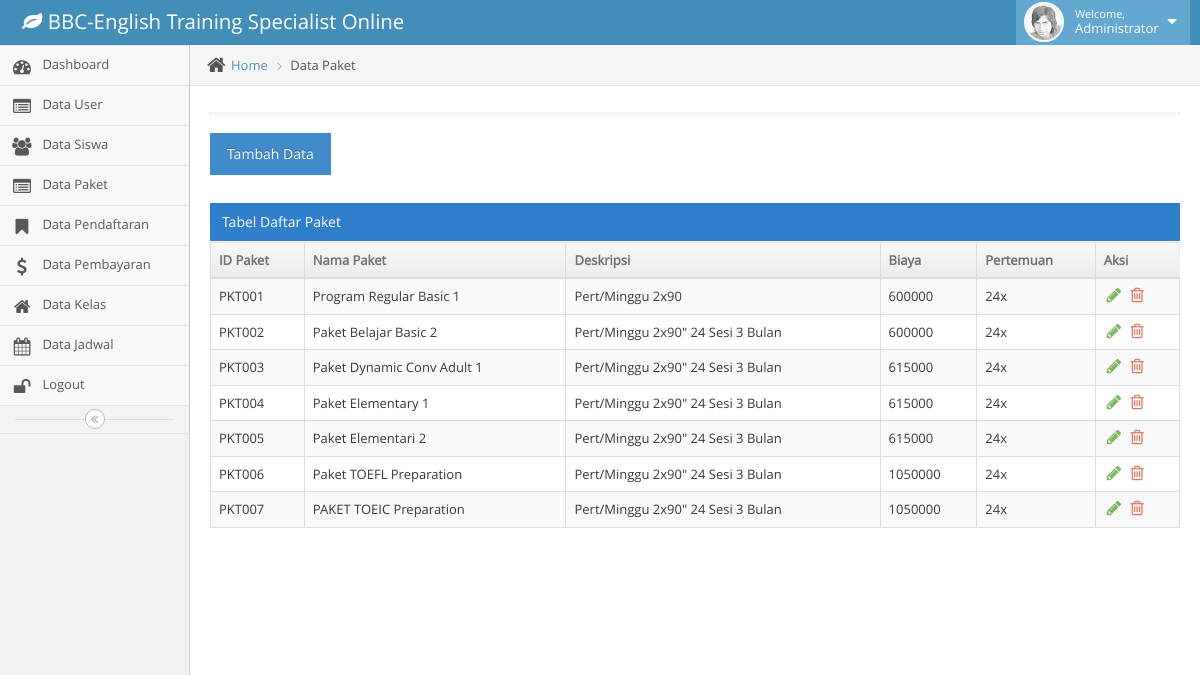
The app's page /admin/index.php?menu=paket (signed in) with its own data.
### tables this page shows
CREATE TABLE `mst_paket` (
  `id_paket` char(6) NOT NULL,
  `nama` varchar(100) NOT NULL,
  `deskripsi` text NOT NULL,
  `biaya` double NOT NULL,
  `pertemuan` int(11) NOT NULL
);

### admin/master-paket.php (the view, shortened to what this page needs)
<div class="main-content">
	<div class="main-content-inner">
		<div class="breadcrumbs ace-save-state" id="breadcrumbs">
			<ul class="breadcrumb">
				<li>
					<i class="ace-icon fa fa-home home-icon"></i>
					<a href="#">Home</a>
				</li>
				<li class="active">Data Paket</li>
			</ul>
		</div>
		<div class="page-content">
			<div class="row">
				<div class="col-xs-12">
					<div class="hr hr-18 dotted hr-double"></div>
					<a href="?menu=form-paket" class="btn btn-primary">Tambah Data</a><br /><br />
					<div class="row">
						<div class="col-xs-12">
							<div class="clearfix">
							</div>
							<div class="table-header">
								Tabel Daftar Paket
							</div>
							<div>
								<table id="dynamic-table" class="table table-striped table-bordered table-hover">
									<thead>
										<tr>
											<th>ID Paket</th>
											<th>Nama Paket</th>
											<th>Deskripsi</th>
											<th>Biaya</th>
											<th>Pertemuan</th>
											<th class="hidden-480">Aksi</th>
										</tr>
									</thead>
									<tbody>
										<?php
										$query = "select *from mst_paket";
										$data = mysql_query($query) or die(mysql_error());
										while ($row = mysql_fetch_array($data)) {
										?>
											<tr>
												<td><?php echo $row['id_paket']; ?></td>
												<td><?php echo $row['nama']; ?></td>
												<td><?php echo $row['deskripsi']; ?></td>
												<td><?php echo $row['biaya']; ?></td>
												<td><?php echo $row['pertemuan']; ?>x</td>
												<td>
													<div class="hidden-sm hidden-xs action-buttons">
														<a class="green" href="?menu=form-paket&id=<?php echo $row['id_paket']; ?>&aksi=ubah">
															<i class="ace-icon fa fa-pencil bigger-130"></i>
														</a>
														<a class="red" onclick="return confirm('Anda yakin ingin menghapus paket ini?')" href="proses-paket.php?aksi=hapus&id=<?php echo $row['id_paket']; ?>">
															<i class="ace-icon fa fa-trash-o bigger-130"></i>
														</a>
													</div>
												</td>
											</tr>
										<?php
										}
										?>
									</tbody>
								</table>
							</div>
						</div>
					</div>
				</div>
			</div>
		</div>
	</div>
</div>

### records on screen
mst_paket: id_paket "PKT001", nama "Program Regular Basic 1", deskripsi "Pert/Minggu 2x90", biaya "600000", pertemuan "24"
mst_paket: id_paket "PKT002", nama "Paket Belajar Basic 2", deskripsi "Pert/Minggu 2x90\" 24 Sesi 3 Bulan", biaya "600000", pertemuan "24"
mst_paket: id_paket "PKT003", nama "Paket Dynamic Conv Adult 1", deskripsi "Pert/Minggu 2x90\" 24 Sesi 3 Bulan", biaya "615000", pertemuan "24"
mst_paket: id_paket "PKT004", nama "Paket Elementary 1", deskripsi "Pert/Minggu 2x90\" 24 Sesi 3 Bulan", biaya "615000", pertemuan "24"
mst_paket: id_paket "PKT005", nama "Paket Elementari 2", deskripsi "Pert/Minggu 2x90\" 24 Sesi 3 Bulan", biaya "615000", pertemuan "24"
mst_paket: id_paket "PKT006", nama "Paket TOEFL Preparation", deskripsi "Pert/Minggu 2x90\" 24 Sesi 3 Bulan", biaya "1050000", pertemuan "24"
mst_paket: id_paket "PKT007", nama "PAKET TOEIC Preparation", deskripsi "Pert/Minggu 2x90\" 24 Sesi 3 Bulan", biaya "1050000", pertemuan "24"
